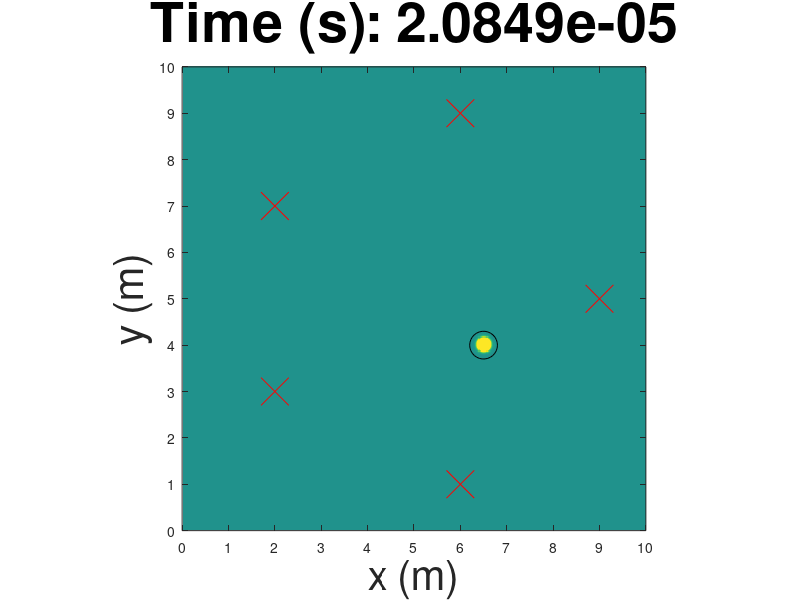

MATLAB code for this plot: (Note: this script raises an error after producing the figure.)
%program finite_difference_calculation_2D_with_screen_v1_scaled.m
%first edition 29112017
%addition of absorbing boundary layers (PML) Lei 19-01-2018
%screen 14012018
clear all
%close all

ax=100;
ay=100;

%%%%%%%%%%%%%%%%%%%%%%%%%%%%
%USER DEFINITIONS
%%%%%%%%%%%%%%%%%%%%%%%%%%%%
c0=340;
rho0=1.3;
factor=4;
xmax=10;
ymax=10;
nx=ax*factor;
ny=ay*factor;

sources=[6.5,4];

source_width_x=0.1;
source_width_y=0.1;
ywallbottom=0;

%ywalltop=1.5;
ywalltop=0.01;

xwall=5;
imovie=2;
ipauze=100;
nt=1500;

%yymin=-0.05;
%yymax=0.08;

yymin=-0.15;
yymax=0.15;

schaal_v=[0 1.5];
schaal_p=[-0.1 0.1];


%%%Microfoons op cirkel
aantal=5;
radius = 4;
xCenter = 5;
yCenter = 5;
angles = linspace(0, 2*pi, aantal+1);
mics=zeros(aantal,2);
for i=1:aantal
    mics(i,1)=round(radius * cos(angles(i)) + xCenter);
    mics(i,2)=round(radius * sin(angles(i)) + yCenter);
end      



%mics=[2,1,
 %     2,2,
  %    2,8,
   %   3,2,
    %  9,5];
  
%mics=[1,5,
 %     3,8,
  %    3,2,
   %   7,8,
    %  7,2,
     % 9,5]


%mics=[ 9.0,6.5,
 %      .5,8.5,
  %     4.5,1.5,
   %    7.5,2.5,
    %   2.5,5.0,
     %  1.0,1.0,
      % 6.0,4.0];
   
mic=zeros(nt,size(mics,1));

%%%%%%%%%%%%%%%%%%%%%%%%%%%%
%%%%%%%%%%%%%%%%%%%%%%%%%%%%
%%%%%%%%%%%%%%%%%%%%%%%%%%%%



vx=zeros(nx,ny);
vy=zeros(nx,ny);

x=linspace(0,xmax,nx)';
y=linspace(0,ymax,ny)';
xmat=x*ones(1,ny);
ymat=ones(nx,1)*y';

p=zeros(nx,ny);
%%%Ingang t=0%%%

for i=1:size(sources,1),
    p=p+exp(-((xmat-sources(i,2))/source_width_x).^2-((ymat-sources(i,1))/source_width_y).^2);
end

%p=exp(-((xmat-xsource)/source_width_x).^2-((ymat-ysource)/source_width_x).^2);


dx=x(2)-x(1);
dy=y(2)-y(1);

c=ones(nx,ny)*c0;

rho=ones(nx,ny)*rho0;

%rho(:,150:200)=0.1;

rhox=0.5*p./(c.^2);
rhoy=0.5*p./(c.^2);


dt=0.2*sqrt(dx^2+dy^2)/max(max(c));




%T=(1:nt)';
image_counter=0;
AA=clock;AAA=['y',int2str(AA(1)),'m',int2str(AA(2)),'d',int2str(AA(3)),'_',int2str(AA(4)),'h',int2str(AA(5))];



%%%%%%%%%%%%%%%%%%%%%%%%%%
%staggered grid


for ii=1:nt;
 voldx=vx;
 voldy=vy;
 
 p0=zeros(nx,ny);
 %%%Tijdsafhankelijke ingang%%%
 
 %for i=1:size(sources,1),
  %   p0=p0+abs(z(ii+1000000,1)+z(ii+1000000,2))*exp(-((xmat-sources(i,1))/0.1).^2-((ymat-sources(i,2))/0.1).^2);
 %end
 
 
 pold=p+p0;
 
 %pold=p;
 
 vx=voldx-1./rho.*(circshift(p,[1,0])-circshift(p,[0,0]))/(dx)*dt;
 vy=voldy-1./rho.*(circshift(p,[0 1])-circshift(p,[0 0]))/(dx)*dt;
 p=pold-rho.*c.^2.*((circshift(vx,[0 0])-circshift(vx,[-1 0]))/(dx)+(circshift(vy,[0 0])-circshift(vy,[0 -1]))/(dy))*dt;
 vx(1,:)=0;
 vx(end,:)=0;
 vy(:,1)=0;
 vy(:,end)=0;
 
  for i=1:size(mics,1),
     mic(ii,i)=p((nx/xmax)*mics(i,2),(ny/ymax)*mics(i,1));
 end
 
 tijd=ii*dt;
 
 
   if mod(ii,ipauze)==1 || ii == nt
   

   figure(4);
   imagesc(p,schaal_p);
   title({['Time (s): ',num2str(tijd)]},'FontSize',40);
   xlabel('x (m)','FontSize',30)
   ylabel('y (m)','FontSize',30)
   
   zoom on
   xlim([0 nx]);
   ylim([0 ny]);
   set(gca,'Ydir','normal');
   hold on
   %h3=plot([IXW(1),IXW(1)],[IYbottom(1),IYtop(1)],'r');
   %set(h3,'LineWidth',3);
   %hold on
   plot((nx/xmax)*sources(:,1),(ny/ymax)*sources(:,2),'ko','MarkerSize', 20)
   hold on
   plot((nx/xmax)*mics(:,1),(ny/ymax)*mics(:,2),'rx','MarkerSize', 20)
   hold off
   axis equal
   axis on
   %set(cga,'XTickLabel',{0,1,2,3,4,5,6,7,8,9,10});
   xticks([linspace(0,nx,11)])
   xticklabels({'0','1','2','3','4','5','6','7','8','9','10'})
   yticks([linspace(0,nx,11)])
   yticklabels({'0','1','2','3','4','5','6','7','8','9','10'})
   ax = gca;
   ax.FontSize = 30; 
   a = colorbar;
   ylabel(a,"p' (Pa)",'FontSize',30,'Rotation',270);
   a.Label.Position(1) = 6;
   %pause(0.3);
   %pause
   
   
   if imovie==2,
     hh=figure(4);
     %set(hh,'position',[100 50 1400 700]);
     image_counter=image_counter+1;
     fprintf('storing image %i\n',image_counter);
     G=getframe(hh);
     %FF(image_counter)=G;
     [imind,cm] = rgb2ind(frame2im(G),256);
     if image_counter==1, 
       imwrite(imind,cm,['simulation-diffraction-screen_',AAA,'.gif'],'gif', 'Loopcount',inf); 
       else 
       imwrite(imind,cm,['simulation-diffraction-screen_',AAA,'.gif'],'gif','WriteMode','append'); 
       end;%end if image_counter==1
     pause(0.5);
     end;%end if imovie==1,
   
  
   
   end;%end if mod
 end;%end for ii












 %program finite_difference_calculation_2D_with_screen_v1_scaled.m
%first edition 29112017
%addition of absorbing boundary layers (PML) Lei 19-01-2018
%screen 14012018
%clear all
%close all

ax=100;
ay=100;

%%%%%%%%%%%%%%%%%%%%%%%%%%%%
%USER DEFINITIONS
%%%%%%%%%%%%%%%%%%%%%%%%%%%%
c0=340;
rho0=1.3;
factor=4;
xmax=10;
ymax=10;
nx=ax*factor;
ny=ay*factor;
xsource=1;
ysource=4.5;
source_width_x=0.1;
source_width_y=0.1;
ywallbottom=0;

%ywalltop=1.5;
ywalltop=0.01;

xwall=5;
imovie=2;
ipauze=100;
nt=1500;

%yymin=-0.05;
%yymax=0.08;

yymin=-0.15;
yymax=0.15;

schaal_v=[0 1.5];
schaal_p=[-0.1 0.1];

%%%%%%%%%%%%%%%%%%%%%%%%%%%%
%%%%%%%%%%%%%%%%%%%%%%%%%%%%
%%%%%%%%%%%%%%%%%%%%%%%%%%%%



vx=zeros(nx,ny);
vy=zeros(nx,ny);

x=linspace(0,xmax,nx)';
y=linspace(0,ymax,ny)';
xmat=x*ones(1,ny);
ymat=ones(nx,1)*y';

p=zeros(nx,ny);
%p=exp(-((xmat-xsource)/source_width_x).^2-((ymat-ysource)/source_width_x).^2);


dx=x(2)-x(1);
dy=y(2)-y(1);

c=ones(nx,ny)*c0;

rho=ones(nx,ny)*rho0;

%rho(:,150:200)=0.1;

rhox=0.5*p./(c.^2);
rhoy=0.5*p./(c.^2);


dt=0.2*sqrt(dx^2+dy^2)/max(max(c));




%T=(1:nt)';
image_counter=0;
AA=clock;AAA=['y',int2str(AA(1)),'m',int2str(AA(2)),'d',int2str(AA(3)),'_',int2str(AA(4)),'h',int2str(AA(5))];



%%%%%%%%%%%%%%%%%%%%%%%%%%
%staggered grid




for ii=1:nt;
 voldx=vx;
 voldy=vy;
 

    p0=zeros(nx,ny);
    
    for i=1:size(mics,1),
        p0=p0+mic(nt-ii+1,i)*exp(-((xmat-mics(i,2))/source_width_x).^2-((ymat-mics(i,1))/source_width_y).^2);
    end
    
    %for i=1:size(mics,1),
     %   p0=p0+mic(nt-ii+1,i)*exp(-((xmat-(mics(i,1)-50)/50)/0.01).^2-((ymat-(mics(i,2)-50)/50)/0.01).^2);
    %end
    
    pold=p+p0;

 
 vx=voldx-1./rho.*(circshift(p,[1,0])-circshift(p,[0,0]))/(dx)*dt;
 vy=voldy-1./rho.*(circshift(p,[0 1])-circshift(p,[0 0]))/(dx)*dt;
 p=pold-rho.*c.^2.*((circshift(vx,[0 0])-circshift(vx,[-1 0]))/(dx)+(circshift(vy,[0 0])-circshift(vy,[0 -1]))/(dy))*dt;
 
 
 
 vx(1,:)=0;
 vx(end,:)=0;
 vy(:,1)=0;
 vy(:,end)=0;
 
 
 tijd=ii*dt;
 
 
if mod(ii,ipauze)==1 || ii == nt
  
   maximum = max(max(p));
 [x,y]=find(p==maximum);
   
  figure(3);
   imagesc(p,schaal_p);
   title({['Time (s): ',num2str(tijd)]},'FontSize',40);
   xlabel('x (m)','FontSize',30)
   ylabel('y (m)','FontSize',30)
   
   zoom on
   xlim([0 nx]);
   ylim([0 ny]);
   set(gca,'Ydir','normal');
   hold on
   %h3=plot([IXW(1),IXW(1)],[IYbottom(1),IYtop(1)],'r');
   %set(h3,'LineWidth',3);
   %hold on
   plot((nx/xmax)*sources(:,1),(ny/ymax)*sources(:,2),'ko','MarkerSize', 20)
   hold on
   plot((nx/xmax)*mics(:,1),(ny/ymax)*mics(:,2),'rx','MarkerSize', 20)
   if ii == nt
    hold on
    plot(y,x,'kx','MarkerSize', 30)
   end
   hold off
   axis equal
   axis on
   %set(cga,'XTickLabel',{0,1,2,3,4,5,6,7,8,9,10});
   xticks([linspace(0,nx,11)])
   xticklabels({'0','1','2','3','4','5','6','7','8','9','10'})
   yticks([linspace(0,nx,11)])
   yticklabels({'0','1','2','3','4','5','6','7','8','9','10'})
   ax = gca;
   ax.FontSize = 30; 
   a = colorbar;
   ylabel(a,"p' (Pa)",'FontSize',30,'Rotation',270);
   a.Label.Position(1) = 6;
   %pause(0.3);
   %pause
   
    if imovie==2,
     hh=figure(3);
     %set(hh,'position',[100 50 1400 700]);
     image_counter=image_counter+1;
     fprintf('storing image %i\n',image_counter);
     G=getframe(hh);
     %FF(image_counter)=G;
     [imind,cm] = rgb2ind(frame2im(G),256);
     if image_counter==1, 
       imwrite(imind,cm,['simulation-diffraction-screen_',AAA,'.gif'],'gif', 'Loopcount',inf); 
       else 
       imwrite(imind,cm,['simulation-diffraction-screen_',AAA,'.gif'],'gif','WriteMode','append'); 
       end;%end if image_counter==1
     pause(0.5);
     end;%end if imovie==1,
   
   
   end;%end if mod
 end;%end for ii





